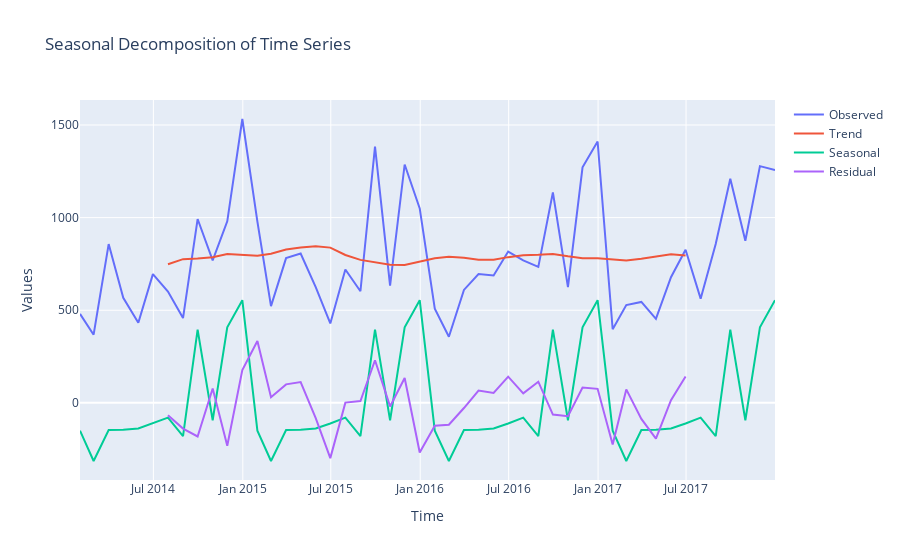

Notebook code for this chart:
### Markdown cell above
# Interactive Chart

### Code cell
import statsmodels.api as sm
import plotly.graph_objects as go

# Assuming you have defined the 'y' time series already
# y = furniture['Sales'].resample('MS').mean()

# Perform seasonal decomposition
decomposition = sm.tsa.seasonal_decompose(y, model='additive')

# Create an interactive plot using plotly
fig = go.Figure()

# Plot the observed data
fig.add_trace(go.Scatter(x=y.index, y=y, mode='lines', name='Observed'))

# Plot the trend component
fig.add_trace(go.Scatter(x=y.index, y=decomposition.trend, mode='lines', name='Trend'))

# Plot the seasonal component
fig.add_trace(go.Scatter(x=y.index, y=decomposition.seasonal, mode='lines', name='Seasonal'))

# Plot the residual component
fig.add_trace(go.Scatter(x=y.index, y=decomposition.resid, mode='lines', name='Residual'))

# Add a title and axis labels
fig.update_layout(title='Seasonal Decomposition of Time Series', xaxis_title='Time', yaxis_title='Values')

# Show the interactive plot
fig.show()
